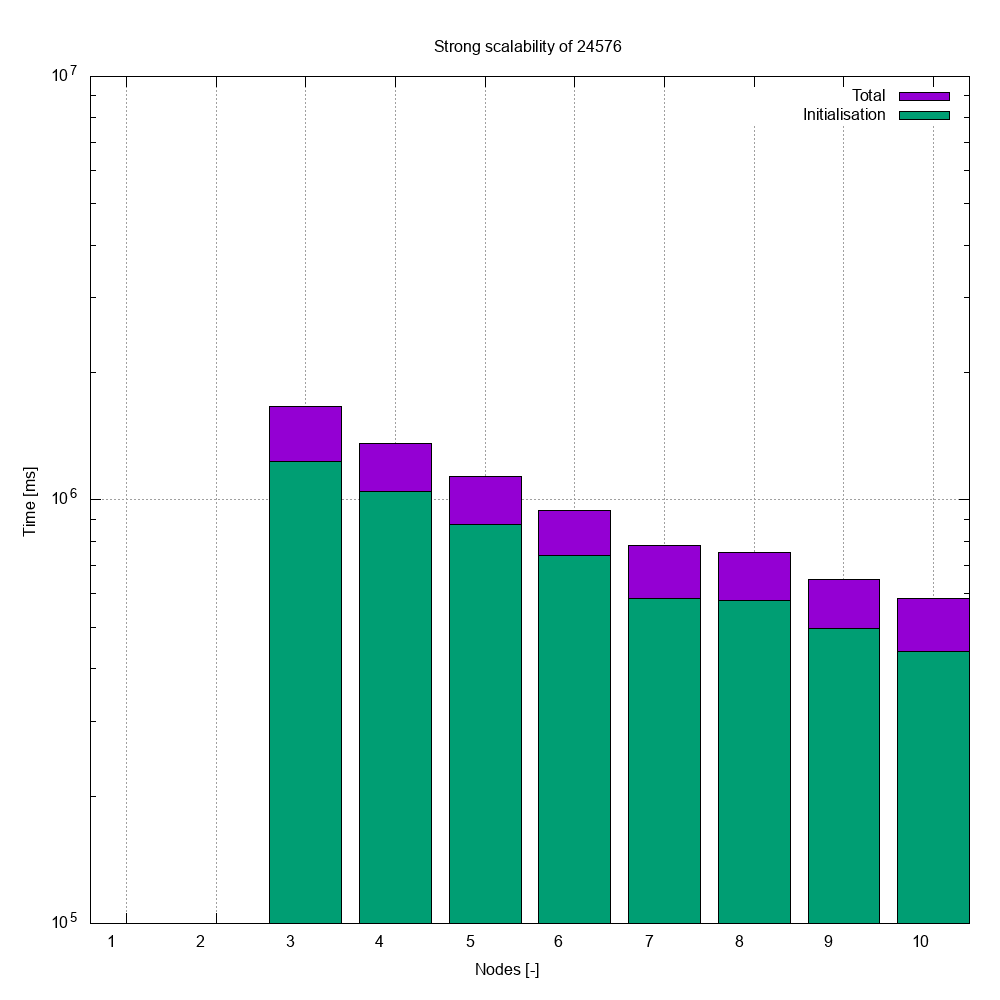

The gnuplot source for this figure:
set title 'Strong scalability of 24576'
set datafile separator ","
set output 'strong-scalability-highest.png'
set term png size 1000, 1000
set bmargin 4
set tmargin 4
set lmargin 9

set style data histograms
set style histogram rowstacked
set boxwidth 0.8
set style fill solid 1.0 border -1
set view map
set grid
set autoscale fix
set xlabel 'Nodes [-]' offset -2
set ylabel 'Time [ms]' offset -2
set format y "10^{%T}"
set logscale y

plot \
		'cluster.csv' using 2:($1==24576?$5:1/0):xtic(2) \
		with boxes t "Total", \
		'cluster.csv' using 2:($1==24576?$4:1/0):xtic(2) \
		with boxes t "Initialisation"